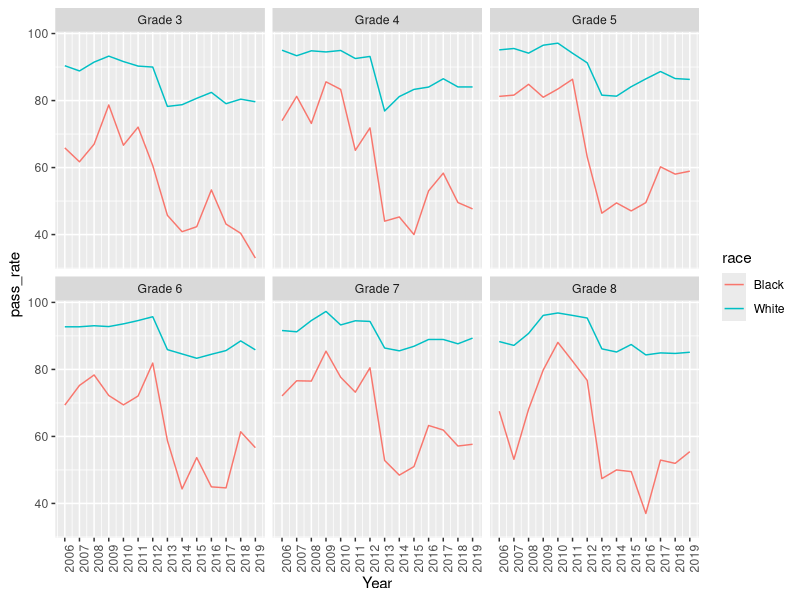
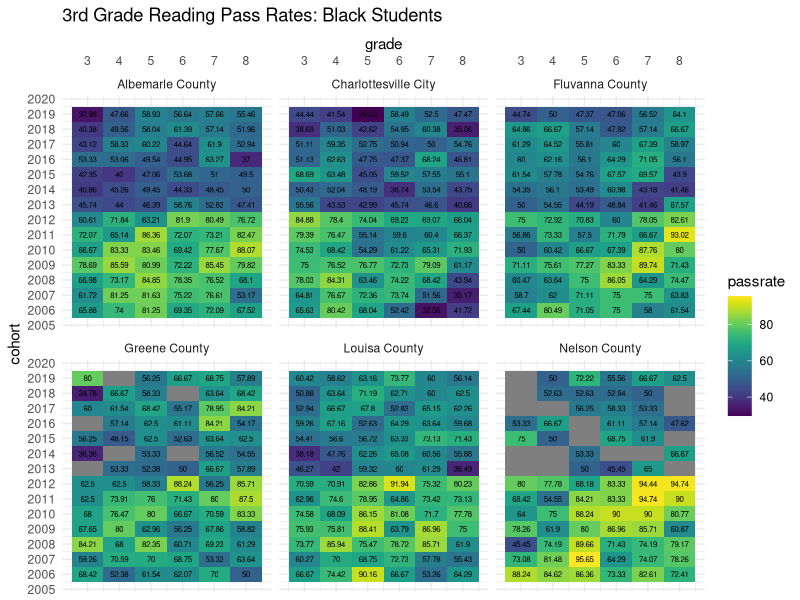
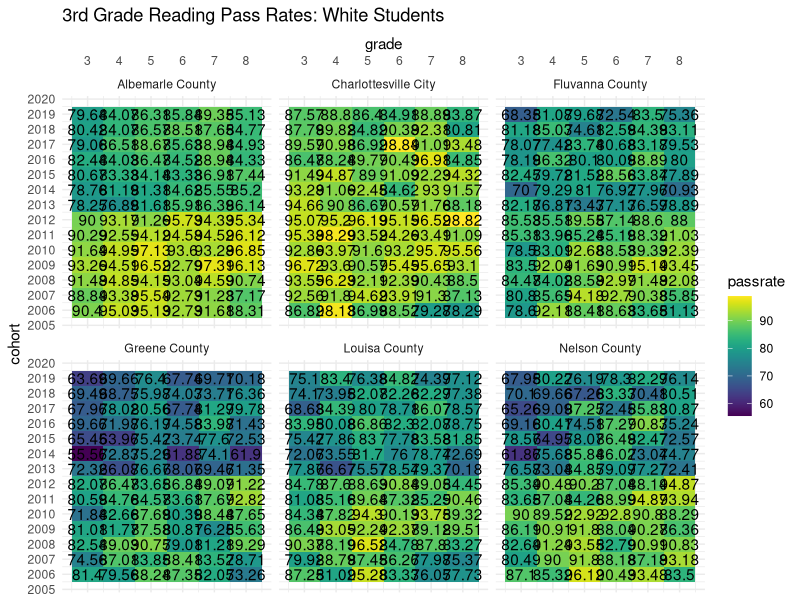
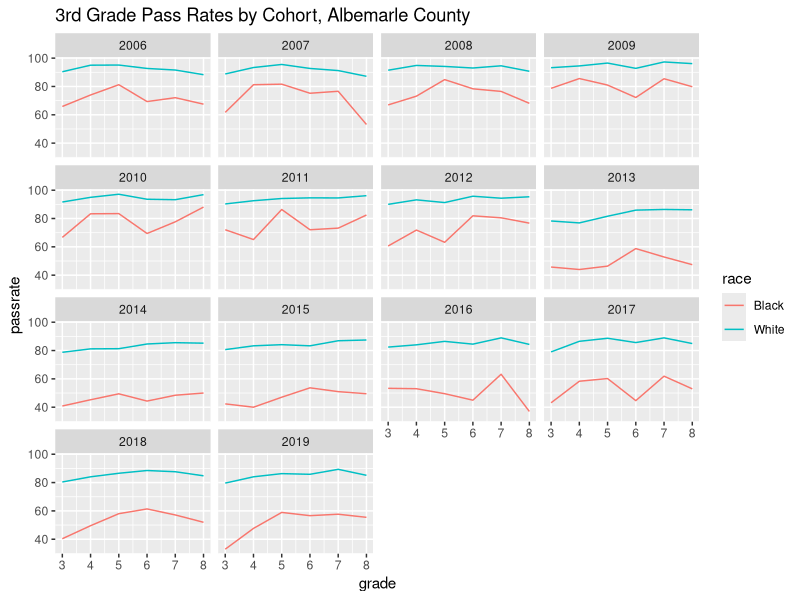
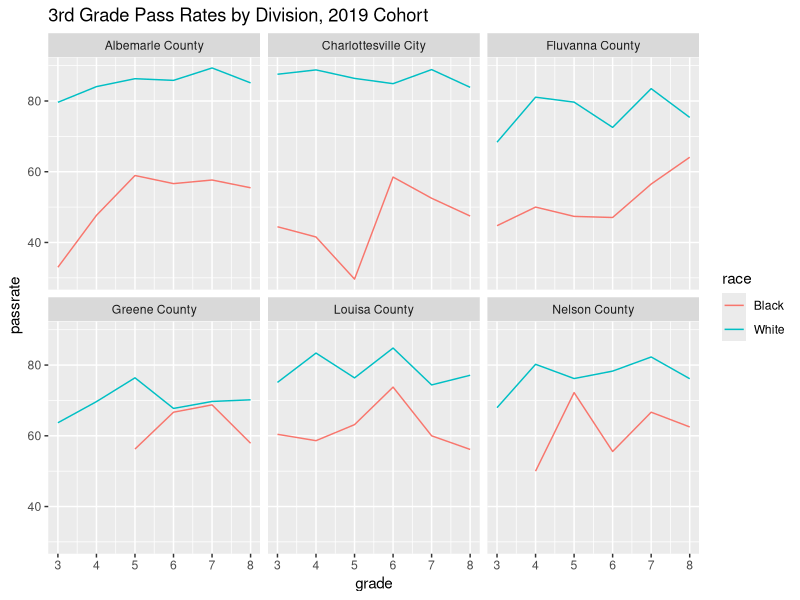

Write the R code that produced these figures, in order.
# SOL reading pass rates: division metrics and cohort metrics
#   division level (school level in next phase)
#   Black-White students


# set up
library(tidyverse)
library(RColorBrewer)

setwd("cvilleequity_readingsol")

# read in data
division <- read_csv("division_blackwhite.csv")
names(division) <- tolower(str_replace(names(division), " ", "_"))

division <- division %>% 
  mutate(ayear = as.numeric(str_sub(school_year, 6,9)),
         grade = as.numeric(str_sub(test_level, 7,7)),
         pass_rate = as.numeric(pass_rate),
         total_count = as.numeric(total_count),
         race = recode(race, "Black, not of Hispanic origin" = "Black",
                       "White, not of Hispanic origin" = "White"))

# Examine by year
# division by year: Albemarle
division %>% filter(division_name == "Albemarle County") %>% 
ggplot(aes(x = ayear, y = pass_rate, color = race)) +
  geom_line() + 
  scale_x_continuous(name = "Year", breaks =seq(2006,2019,1)) +
  facet_wrap(~test_level) +
  theme(axis.text.x = element_text(angle = 90))
# 2013 appears to be year the pass threshold changes
# more variation across divisions in older grades?


# Make cohorts - wide
# make a function to do this 
cohortize <- function(df, gr, gp) {
  cols <- c("pass", "total")
  df <- df %>% 
    filter(grade == gr, race == gp) %>% 
    mutate(cohort = ayear) %>% 
    select(division_number, division_name, cohort, race, pass = pass_rate, total = total_count) %>% 
    rename_with(.fn = ~paste0(., gr), .cols = all_of(cols))
}

cohort8b <- cohortize(division, 8, "Black")
cohort7b <- cohortize(division, 7, "Black")
cohort6b <- cohortize(division, 6, "Black")
cohort5b <- cohortize(division, 5, "Black")
cohort4b <- cohortize(division, 4, "Black")
cohort3b <- cohortize(division, 3, "Black")

cohortb <- cohort3b %>% 
  full_join(cohort4b) %>% 
  full_join(cohort5b) %>% 
  full_join(cohort6b) %>% 
  full_join(cohort7b) %>% 
  full_join(cohort8b) %>% 
  arrange(division_name, cohort)

cohort8w <- cohortize(division, 8, "White")
cohort7w <- cohortize(division, 7, "White")
cohort6w <- cohortize(division, 6, "White")
cohort5w <- cohortize(division, 5, "White")
cohort4w <- cohortize(division, 4, "White")
cohort3w <- cohortize(division, 3, "White")

cohortw <- cohort3w %>% 
  full_join(cohort4w) %>% 
  full_join(cohort5w) %>% 
  full_join(cohort6w) %>% 
  full_join(cohort7w) %>% 
  full_join(cohort8w) %>% 
  arrange(division_name, cohort)

cohort <- rbind(cohortb, cohortw)


# heatmap version, better way
# make data long, and use ggplot
cohort_long <- cohort %>% 
  select(division_name, cohort, race, starts_with("pass")) %>% 
  pivot_longer(cols = starts_with("pass"), 
               names_to = "grade", names_prefix = "pass", names_transform = list(grade = as.integer),
               values_to = "passrate")

ggplot(filter(cohort_long, race == "Black"), aes(grade, cohort)) +
  geom_tile(aes(fill = passrate)) +
  geom_text(aes(label = passrate), size = 2) +
  scale_x_continuous(position = "top", breaks = seq(3,8,1)) +
  scale_y_continuous(breaks = seq(2005,2025,1)) +
  facet_wrap(~division_name) +
  labs(title = "3rd Grade Reading Pass Rates: Black Students") + 
  viridis::scale_fill_viridis() +
  theme_minimal()

ggplot(filter(cohort_long, race == "White"), aes(grade, cohort)) +
  geom_tile(aes(fill = passrate)) +
  geom_text(aes(label = passrate)) +
  scale_x_continuous(position = "top", breaks = seq(3,8,1)) +
  scale_y_continuous(breaks = seq(2005,2025,1)) +
  facet_wrap(~division_name) +
  labs(title = "3rd Grade Reading Pass Rates: White Students") + 
  viridis::scale_fill_viridis() +
  theme_minimal()

# line plot versions
ggplot(filter(cohort_long, division_name == "Albemarle County"), aes(x = grade, y = passrate, color = race)) +
  geom_line() + labs(title = "3rd Grade Pass Rates by Cohort, Albemarle County") + 
  facet_wrap(~cohort)

ggplot(filter(cohort_long, cohort == 2019), aes(x = grade, y = passrate, color = race)) +
  geom_line() + labs(title = "3rd Grade Pass Rates by Division, 2019 Cohort") +
  facet_wrap(~division_name)

# Save data for use
saveRDS(division, file = "division_blackwhite.rds")
saveRDS(cohort, file = "cohortdivision_blackwhite.rds")
